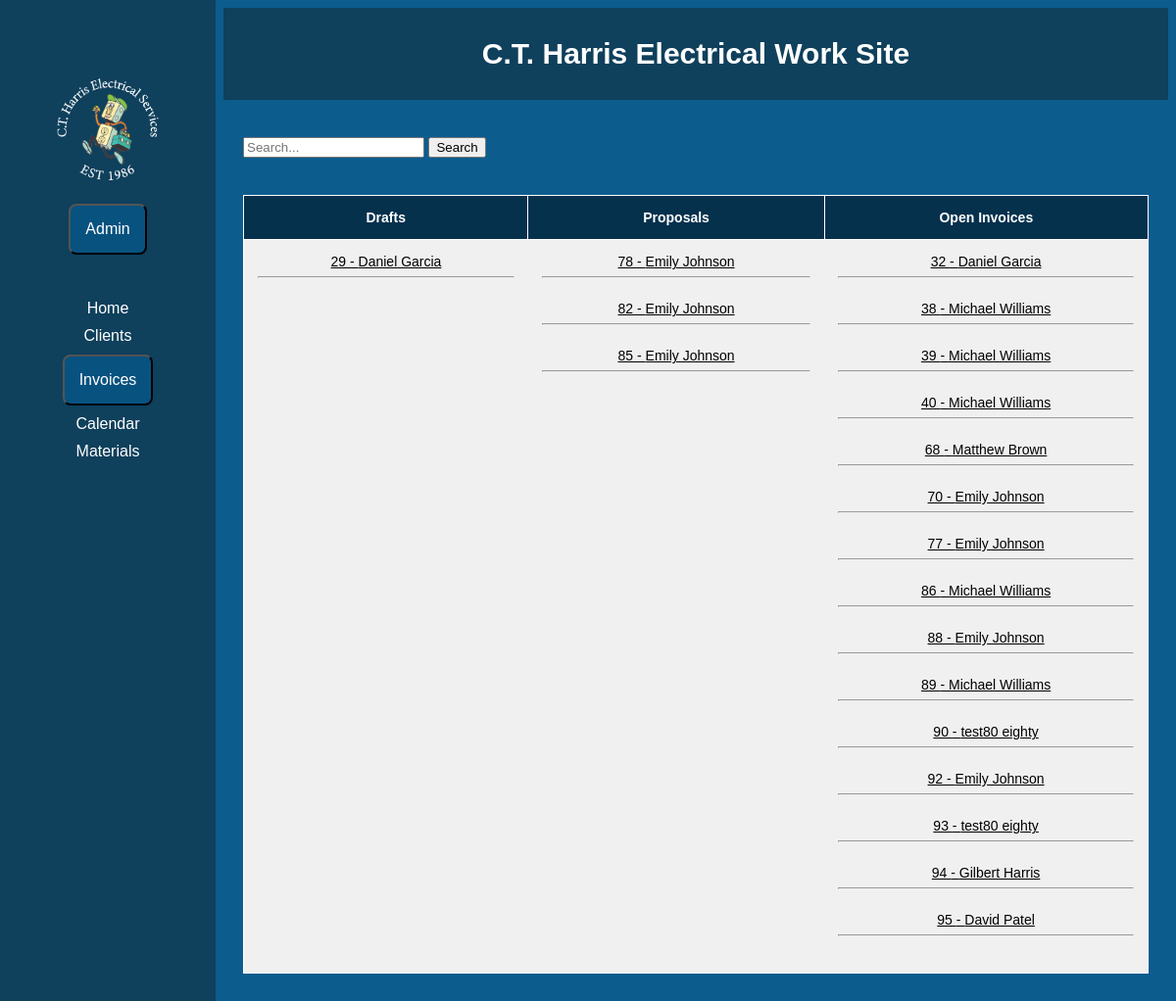
The page / on the database its author committed.
### core/models.py (models this page shows, shortened)
class Invoice(models.Model):
    class Meta:
        app_label = 'core'
    DRAFT = 'Draft' #Client only
    PROPOSAL = 'Proposal' #Sent Proposals
    OPEN = 'Open' #Sent Invoice (UnPaid)
    CLOSED = 'Closed' #Sent Invoice (Paid)
    INVOICE_STATUS = (
        (DRAFT, 'Draft'), #Client only
        (PROPOSAL, 'Proposal'), #Sent Proposals
        (OPEN, 'Open'), #Sent Invoice (UnPaid)
        (CLOSED, 'Closed'), #Sent Invoice (Paid)
    )
    status = models.CharField(max_length = 10, choices = INVOICE_STATUS)
    client = models.ForeignKey(Client, on_delete=models.CASCADE)
    date = models.DateField(null=True)
    bill_to_name = models.CharField(max_length=100, null=True)
    bill_to_address = models.CharField(max_length=255, null=True)
    bill_to_city = models.CharField(max_length=100, null=True)
    bill_to_state = models.CharField(max_length=100, null=True)
    bill_to_zip = models.CharField(max_length=20, null=True)
    ship_to_name = models.CharField(max_length=100, null=True)
    ship_to_address = models.CharField(max_length=255, null=True)
    ship_to_city = models.CharField(max_length=100, null=True)
    ship_to_state = models.CharField(max_length=100, null=True)
    ship_to_zip = models.CharField(max_length=20, null=True)
    balance_due = models.DecimalField(max_digits=10, decimal_places=2, null=True)
    line_items = models.ManyToManyField(to='Material', through='InvoiceMaterial') #custom through model

class Client(models.Model):
    class Meta:
        app_label = 'core'
    FName = models.CharField(max_length=100)
    LName = models.CharField(max_length=100)
    email = models.EmailField()
    contact_name = models.CharField(max_length=100)
    phone_number = models.CharField(max_length=20, blank=True)
    address_street = models.CharField(max_length=255)
    address_city = models.CharField(max_length=100)
    address_state = models.CharField(max_length=100)
    address_zip = models.CharField(max_length=20, blank=True)
    def __str__(self):
        return self.FName +' '+ self.LName

### core/views.py (the view)
# urls.py: path('', views.index, name='index'),
def index(request):
    search_query = request.GET.get('search')
    if search_query:
        invoices = Invoice.objects.filter(
            Q(status__icontains=search_query) |
            Q(client__FName__icontains=search_query) |
            Q(client__LName__icontains=search_query)
        )
    else:
        invoices = Invoice.objects.all()
    return render(request, 'index.html', {'invoices': invoices})

### core/templates/index.html (shortened to what this page needs)
{% extends 'base.html' %}
{% block content %}
<br>
    <div class="container">
        <form id="filter-form" method="get" action="{% url 'index' %}">
            <input type="text" name="search" placeholder="Search...">
            <button type="submit">Search</button>
        </form>
        <br>
    </div>
    <div>
        <table>
            <tr>
                <th>Drafts</th>
                <th>Proposals</th>
                <th>Open Invoices</th>
            </tr>
            <tr >
                <td>
                    {% for invoice in invoices %}
                        {% if invoice.status == 'Draft' %}
                           <a href="{% url 'invoice_edit' invoice.id %}"> {{ invoice.id }} - {{ invoice.client }}</a><br><hr><br>
                        {% endif %}
                    {% endfor %}
                </td>
                <td>
                    {% for invoice in invoices %}
                        {% if invoice.status == 'Proposal' %}
                        <a href="{% url 'invoice_edit' invoice.id %}">{{ invoice.id }} - {{ invoice.client }}</a><br><hr><br>
                        {% endif %}
                    {% endfor %}
                </td>
                <td>
                    {% for invoice in invoices %}
                        {% if invoice.status == 'Open' %}
                        <a href="{% url 'invoice_edit' invoice.id %}">{{ invoice.id }} - {{ invoice.client }}</a><br><hr><br>
                        {% endif %}
                    {% endfor %}
                </td>
            </tr>
        </table>
    </div>
{% endblock %}

### core/templates/base.html (shortened to what this page needs)
{% load static %}
<!DOCTYPE html>
<html>
<head>
</head>
<body>
    <div class="header">
        <h1>C.T. Harris Electrical Work Site </h1>
    </div>
    <div class="side-menu">
        <a href="{% url 'index' %}">
            <img src="{% static 'C.T. Harris Logo White.png' %}" alt="C.T. Harris Logo" style="max-width: 150px;">
        </a>
        <ul>
            <li>
                <a href="{% url 'UserInfo' %}" class='NavBar'><button class='button'>Admin</button></a>
            </li>
            <br><br>
            <li><a href="{% url 'index' %}" class='NavBar'>Home</a></li>
            <li><a href="{% url 'client_list' %}" class='NavBar'>Clients</a></li>
            <li>
                <div class='dropdown'>
                    <a href="{% url 'invoice_page' %}" class='NavBar'><button class='button'>Invoices</button></a>
                </div>
            </li>
            <li><a href="{% url 'calendar' %}" class='NavBar'>Calendar</a></li>
            <li><a href="{% url 'materials_list' %}" class='NavBar'>Materials</a></li>
        </ul>
    </div>
    <div class="content">
        {% block content %}
        {% endblock %}
    </div>
</body>
</html>

### core/templates/base.html (style rules this page uses)
.header { background-color: #0F405C; color: #fff; padding: 10px; margin-left: 220px; }
.side-menu { background-color: #0F405C; color: white; padding: 10px; width: 200px; height: 100%; position: fixed; left: 0; top: 0; text-align:center; padding-top: 5%; }
.side-menu ul { list-style-type: none; padding: 0; margin: 0; }
.side-menu li { margin-bottom: 10px; }
.side-menu a { text-decoration: none; color: #333; }
.content { margin-left: 220px; padding: 20px; }
body { background-color: #0C5C8E; color: white; font-family: sans-serif; }
h1 { color: white; font-size: 30px; font-weight: bold; text-align: center; font-family: sans-serif; }
.container { position: relative; margin-bottom: 20px; }
table { border-collapse: collapse; width:100%; background-color:rgb(05,49,77); border: 1px solid white; }
th,td { padding: 14px; text-align: left; border-bottom: 1px solid white; font-size: 14px; }
th { text-align: center; }
a.NavBar:link { color: white; background-color: transparent; }
.button { background-color: rgb(08,82,128); font-size: 100%; padding: 15px; color: white; border-radius: 8px; }
.dropdown { position: relative; display: inline-block; }

### core/templates/index.html (style rules this page uses)
table { border-color: 1px solid white; border-left: 1px solid white; color: white; }
td { text-align:center; background-color: #f0f0f0; color: #000000; vertical-align: top; border-bottom: 1px dashed black; }
th { border-left: 1px solid white; }
a { color: #000000; }

### rows shown on the page
Invoice: id "29", client "Daniel Garcia"
Invoice: id "78", client "Emily Johnson"
Invoice: id "82", client "Emily Johnson"
Invoice: id "85", client "Emily Johnson"
Invoice: id "32", client "Daniel Garcia"
Invoice: id "38", client "Michael Williams"
Invoice: id "39", client "Michael Williams"
Invoice: id "40", client "Michael Williams"
Invoice: id "68", client "Matthew Brown"
Invoice: id "70", client "Emily Johnson"
Invoice: id "77", client "Emily Johnson"
Invoice: id "86", client "Michael Williams"
Invoice: id "88", client "Emily Johnson"
Invoice: id "89", client "Michael Williams"
Invoice: id "90", client "test80 eighty"
Invoice: id "92", client "Emily Johnson"
Invoice: id "93", client "test80 eighty"
Invoice: id "94", client "Gilbert Harris"
Invoice: id "95", client "David Patel"
